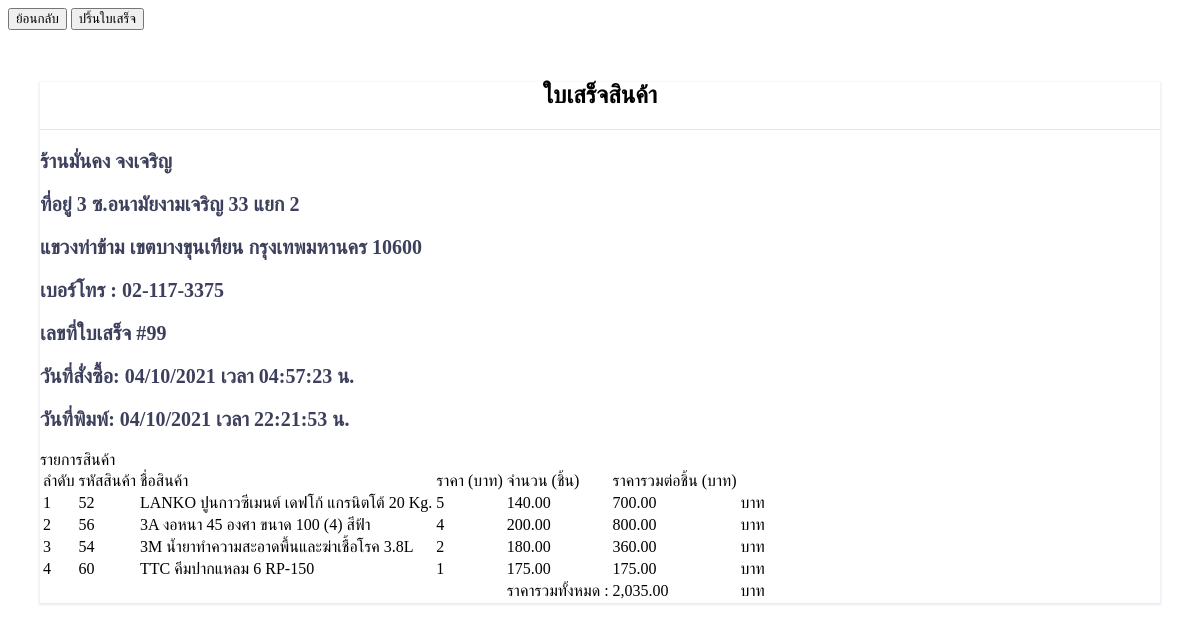
The app's page /FinalProject/receipt_detail.php?id=99 with its own data.
### tables this page shows
CREATE TABLE `orderbill` (
  `orderID` int(10) NOT NULL,
  `date` datetime NOT NULL,
  `total` int(255) NOT NULL
);

CREATE TABLE `report` (
  `reportID` int(10) NOT NULL,
  `productID` int(10) NOT NULL,
  `productName` varchar(255) NOT NULL,
  `productCategory` varchar(255) NOT NULL,
  `date` datetime NOT NULL,
  `imstatus` varchar(255) NOT NULL,
  `exportunit` int(255) NOT NULL,
  `totalunp` int(255) NOT NULL
);

### FinalProject/receipt_detail.php (the view, shortened to what this page needs)
<html>
<?php require("conn.php");   ?>
<head>
</head>
<body>
<div id="non-printable">
<a href="receipt.php"><input type="button" class="btn btn-outline-danger" value="ย้อนกลับ"></a>
<input type="button" class="btn btn-outline-info" value="ปริ้นใบเสร็จ" onclick="window.print()">
</div>
<?php
$id=$_GET["id"];
$data = "SELECT orderbill.orderID, report.productName, report.totalunp, report.date, report.exportunit, orderbill.total, report.productID
FROM report
INNER JOIN orderbill ON orderbill.date=report.date WHERE orderID=$id";
$dataQuery = mysqli_query($check,$data);
?>
<?php
$data2="SELECT * FROM orderbill WHERE orderID=$id";
$dataQuery2 = mysqli_query($check, $data2);
$dataOrder = mysqli_fetch_assoc($dataQuery2)
?>
<div class="offset-xl-2 col-xl-8 col-lg-12 col-md-12 col-sm-12 col-12 padding">
     <div class="card">
         <div class="card-header p-4">
             <center><h2>ใบเสร็จสินค้า</h2></center>
         </div>
         <div class="card-body">
             <div class="row mb-4">
                 <div class="col-sm-6">
                     <h3 class="text-dark mb-1">ร้านมั่นคง จงเจริญ</h3>
                     <div><h3 class="text-dark mb-1">ที่อยู่ 3 ซ.อนามัยงามเจริญ 33 แยก 2</h3></div>
                     <div><h3 class="text-dark mb-1">แขวงท่าข้าม เขตบางขุนเทียน กรุงเทพมหานคร 10600</h3></div>
                     <div><h3 class="text-dark mb-1">เบอร์โทร : 02-117-3375</h3></div>
                 </div>
                 <div class="col-sm-6 ">
                     <h3 class="text-dark mb-1">เลขที่ใบเสร็จ #<?php echo $dataOrder['orderID']?></h3>
                     <div><h3 class="text-dark mb-1">
                     วันที่สั่งซื้อ:
                 <?php
$newdate =  date('d/m/Y เวลา H:i:s น.', strtotime($dataOrder['date']));
echo $newdate;
                 ?>
                     </h3></div>
                     <div><h3 class="text-dark mb-1">วันที่พิมพ์: <?php echo date("d/m/Y เวลา H:i:s น.");?></h3></div>
                 </div>
             </div>
             <div class="table-responsive-sm">
                 <table class="table table-striped">
                     <thead>
                     <tr>
    <td >ลำดับ</td>
    <td >รหัสสินค้า</td>
    <td >ชื่อสินค้า</td>
    <td >ราคา (บาท)</td>
    <td >จำนวน (ชิ้น)</td>
    <td >ราคารวมต่อชิ้น (บาท)</td>
    <td ></td>
  </tr>
                     </thead>
                     <tbody>
                    <?php
$n=0;
while ($dataResult = mysqli_fetch_assoc($dataQuery)) {
    $n++
?>
<tr>
<td ><?php echo $n;?></td>
<td ><?php echo $dataResult["productID"];?></td>
<td ><?php echo $dataResult["productName"];?></td>
<td ><?php echo $dataResult["exportunit"];?></td>
<td ><?php echo number_format($dataResult["totalunp"]/$dataResult["exportunit"],2);?></td>
<td ><?php echo number_format($dataResult["totalunp"],2);?></td>
<td align="left">บาท</td>
</tr>
<?php } ?>
<tr>
<td colspan="4"></td>
<td>ราคารวมทั้งหมด : </td>
<td><?php echo number_format($dataOrder['total'],2);?></td>
<td >บาท</td>
</tr>
                     </tbody>
                 </table>
             </div>
         </div>
     </div>
 </div>
</body>
</html>

### FinalProject/receipt_detail.php (style rules this page uses)
body { background-color: #fff }
.padding { padding: 2rem !important }
.card { margin-bottom: 30px; border: none; -webkit-box-shadow: 0px 1px 2px 1px rgba(154, 154, 204, 0.22); -moz-box-shadow: 0px 1px 2px 1px rgba(154, 154, 204, 0.22); box-shadow: 0px 1px 2px 1px rgba(154, 154, 204, 0.22) }
.card-header { background-color: #fff; border-bottom: 1px solid #e6e6f2 }
h3 { font-size: 20px }
.text-dark { color: #3d405c !important }

### records on screen
orderbill: orderID "99", date "04/10/2021 เวลา 04:57:23 น.", total "2,035.00"
report: productID "52", productName "LANKO ปูนกาวซีเมนต์ เดฟโก้ แกรนิตโต้ 20 Kg.", exportunit "5", $dataResult["totalunp"]/$dataResult["exportunit"] "140.00", totalunp "700.00"
report: productID "56", productName "3A งอหนา 45 องศา ขนาด 100 (4) สีฟ้า", exportunit "4", $dataResult["totalunp"]/$dataResult["exportunit"] "200.00", totalunp "800.00"
report: productID "54", productName "3M น้ำยาทำความสะอาดพื้นและฆ่าเชื้อโรค 3.8L", exportunit "2", $dataResult["totalunp"]/$dataResult["exportunit"] "180.00", totalunp "360.00"
report: productID "60", productName "TTC คีมปากแหลม 6 RP-150", exportunit "1", $dataResult["totalunp"]/$dataResult["exportunit"] "175.00", totalunp "175.00"
